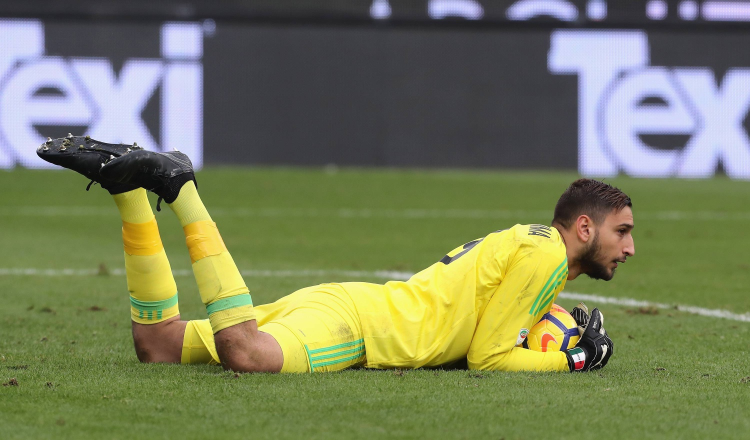
#> input picture motion-analysis/goalkeeper.jpg, 1500 x 880 px, given in place of mouthwash.avi, which was not available (shown at 1/2 size)
$ python Mean_shift.py
#> lines starting #> are read from the running program, lines starting #| are printed output that depends on the picture; after the words box and inside, x2 and y2 are one past the last pixel; in counts of white or black regions, pixels touching at a corner belong together; pictures that were not available may be replaced by others from this repository, and a replacement may not be noted
import cv2
import numpy as np
import matplotlib.pyplot as plt

video = cv2.VideoCapture("mouthwash.avi")
ret, first_frame = video.read()
#> first_frame is the input picture: shape (880, 1500, 3); mean B, G, R 91.4, 127.5, 121

x = 300
y = 305
width = 100
height = 115
roi = first_frame[y:y + height, x:x + width]
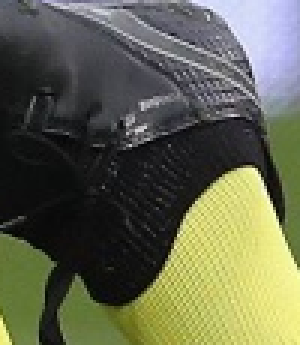
#> roi: shape (115, 100, 3) (shown 3 times larger); mean B, G, R 78.9, 101, 98.4
hsv_roi = cv2.cvtColor(roi, cv2.COLOR_BGR2HSV)
#> hsv_roi: shape (115, 100, 3); mean H, S, V 68.5, 58.2, 105.5
roi_hist = cv2.calcHist([hsv_roi], [0], None, [180], [0, 180])
#> roi_hist = 180 values, max 1314 at index 120, min 0 at index 1, mean 63.89
roi_hist = cv2.normalize(roi_hist, roi_hist, 0, 255, cv2.NORM_MINMAX)
#> roi_hist = 180 values, max 255 at index 120, min 0 at index 1, mean 12.4
term_cr = (cv2.TermCriteria_EPS | cv2.TermCriteria_COUNT, 10, 1)
while True:
    ret, frame = video.read()
    if ret == False:
        break
    hsv = cv2.cvtColor(frame, cv2.COLOR_BGR2HSV)
#> hsv: shape (880, 1500, 3); mean H, S, V 67.1, 91.9, 137.3
    mask = cv2.calcBackProject([hsv], [0], roi_hist, [0, 180], 1)
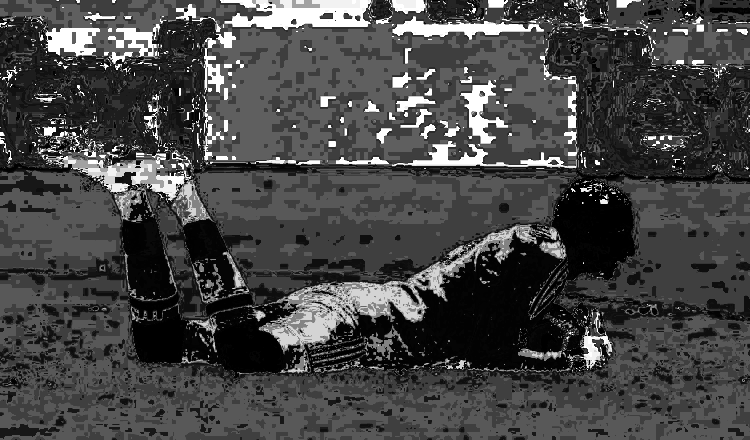
#> mask: shape (880, 1500) (shown at 1/2 size); min 0, max 255, mean 69.5

    ret, track_window = cv2.meanShift(mask, (x, y, width, height), term_cr)
#> ret = 8; track_window = (287, 301, 100, 115)
    x,y,width,height = track_window
#> x = 287; y = 301; width = 100; height = 115
    cv2.rectangle(frame,(x,y),(x+width,y+height),(255,0,0),2)
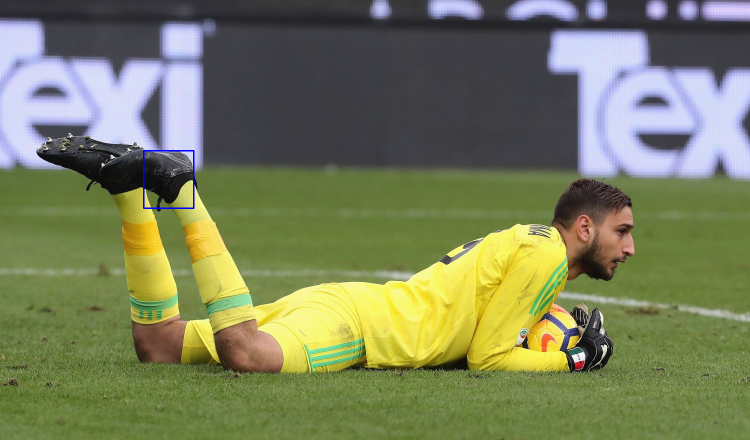
#> frame: shape (880, 1500, 3) (shown at 1/2 size); 0.1% of pixels changed, all inside (x1, y1, x2, y2) = (286, 300, 389, 418)
    cv2.imshow("mask", mask)
    cv2.imshow("frame", frame)
    key = cv2.waitKey(60)
#> (key Esc is pressed here)
    if key == 27:
        break
video.release()
cv2.destroyAllWindows()
